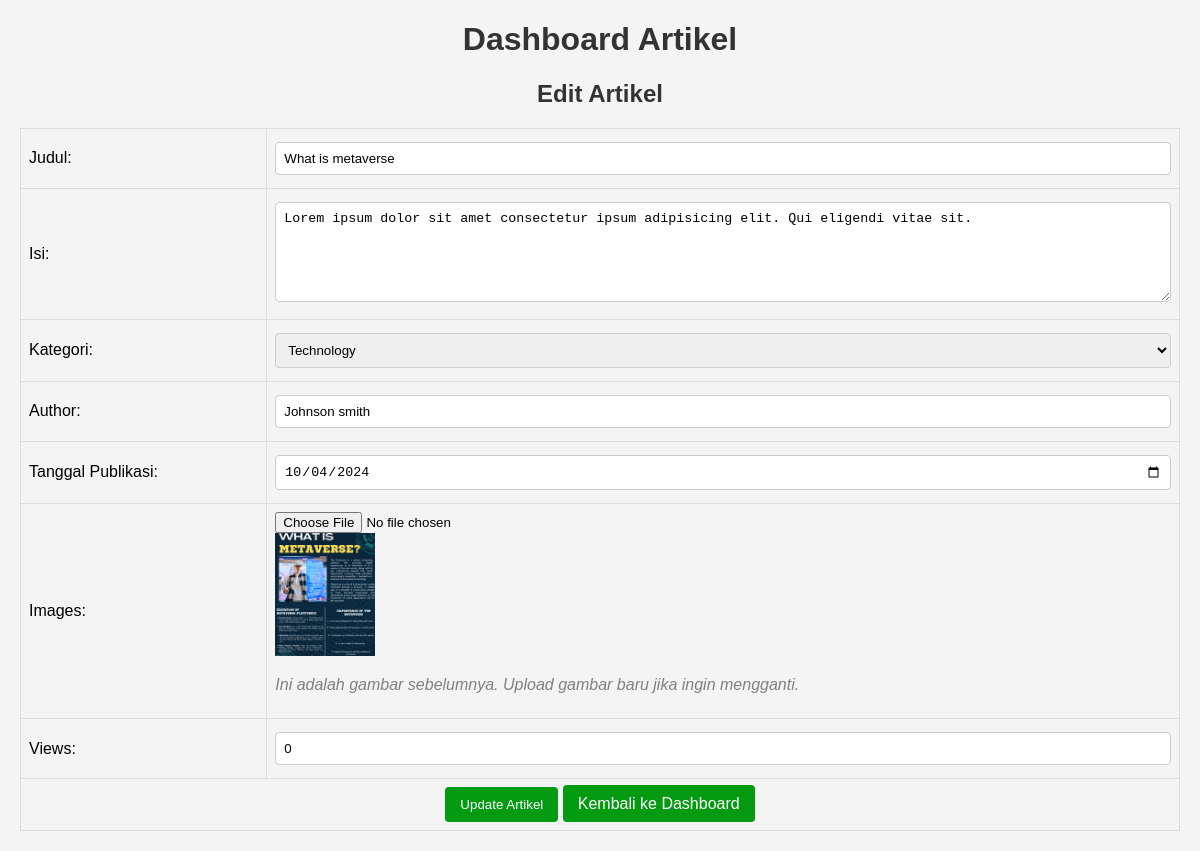
The app's page /dashboard.php?action=edit&id=11 with its own data.
### tables this page shows
CREATE TABLE `artikel` (
  `id` int(11) NOT NULL,
  `judul` varchar(250) NOT NULL,
  `isi` text NOT NULL,
  `kategori` enum('Technology','LifeStyle') NOT NULL,
  `author` varchar(250) NOT NULL,
  `tanggal_publikasi` date NOT NULL,
  `images` varchar(250) NOT NULL,
  `views` int(250) NOT NULL
);

### dashboard.php (the view, shortened to what this page needs)
<?php
$host = 'localhost';
$user = 'root';
$password = '';
$dbname = 'uas5a';
$conn = new mysqli($host, $user, $password, $dbname);
$action = isset($_GET['action']) ? $_GET['action'] : 'view';
if ($action === 'edit' && isset($_GET['id'])) {
    $id = $_GET['id'];
    $edit_sql = "SELECT * FROM artikel WHERE id=$id";
    $edit_result = $conn->query($edit_sql);
    $edit_row = $edit_result->fetch_assoc();
}
?>
<!DOCTYPE html>
<html lang="id">
<head>
    <link rel="stylesheet" href="assets/css/dashboard.css">
</head>
<body>
    <h1 style="text-align: center;">Dashboard Artikel</h1>
    <?php if ($action === 'add' || $action === 'edit'): ?>
        <h2><?= $action === 'edit' ? 'Edit Artikel' : 'Tambah Artikel Baru' ?></h2>
        <table border="1" cellpadding="10" cellspacing="0" style="width: 100%; margin-bottom: 20px;">
            <form action="dashboard.php" method="post" enctype="multipart/form-data">
                <tr>
                    <td><label>Judul:</label></td>
                    <td><input type="text" name="judul" required style="width: 100%;" value="<?= $action === 'edit' ? htmlspecialchars($edit_row['judul']) : '' ?>"></td>
                </tr>
                <tr>
                    <td><label>Isi:</label></td>
                    <td><textarea name="isi" required style="width: 100%; height: 100px;"><?= $action === 'edit' ? htmlspecialchars($edit_row['isi']) : '' ?></textarea></td>
                </tr>
                <tr>
                    <td><label>Kategori:</label></td>
                    <td>
                        <select name="kategori" style="width: 100%;">
                            <option value="Technology" <?= ($action === 'edit' && $edit_row['kategori'] === 'Technology') ? 'selected' : '' ?>>Technology</option>
                        </select>
                    </td>
                </tr>
                <tr>
                    <td><label>Author:</label></td>
                    <td><input type="text" name="author" required style="width: 100%;" value="<?= $action === 'edit' ? htmlspecialchars($edit_row['author']) : '' ?>"></td>
                </tr>
                <tr>
                    <td><label>Tanggal Publikasi:</label></td>
                    <td><input type="date" name="tanggal_publikasi" required style="width: 100%;" value="<?= $action === 'edit' ? $edit_row['tanggal_publikasi'] : '' ?>"></td>
                </tr>
                <tr>
                    <td><label>Images:</label></td>
                    <td>
                        <input type="file" name="images" style="width: 100%;">
                        <?php if ($action === 'edit'): ?>
                            <br>
                            <img src="<?= htmlspecialchars($edit_row['images']) ?>" alt="Gambar" style="width: 100px; height: auto;"/>
                            <p style="color: grey; font-style: italic;">Ini adalah gambar sebelumnya. Upload gambar baru jika ingin mengganti.</p>
                        <?php endif; ?>
                    </td>
                </tr>
                <tr>
                    <td><label>Views:</label></td>
                    <td><input type="number" name="views" required style="width: 100%;" value="<?= $action === 'edit' ? $edit_row['views'] : '' ?>"></td>
                </tr>
                <tr>
                    <td colspan="2" style="text-align: center;">
                        <input type="submit" value="<?= $action === 'edit' ? 'Update Artikel' : 'Tambah Artikel' ?>" class="btn btn-add">
                        <a href="dashboard.php" class="btn btn-back">Kembali ke Dashboard</a>
                    </td>
                </tr>
            </form>
        </table>
    <?php endif; ?>
</body>
</html>

### assets/css/dashboard.css (style rules this page uses)
body { font-family: Arial, sans-serif; margin: 20px; background-color: #f4f4f4; }
h1, h2 { text-align: center; color: #333; }
table { width: 100%; border-collapse: collapse; margin-bottom: 20px; }
table, th, td { border: 1px solid #ddd; }
th, td { padding: 8px; text-align: left; }
input[type="text"], input[type="date"], input[type="number"], select, textarea { width: 100%; padding: 8px; margin: 5px 0; border: 1px solid #ccc; border-radius: 4px; box-sizing: border-box; }
.btn { padding: 10px 15px; background-color: #049b13; color: #fff; border: none; border-radius: 4px; cursor: pointer; text-decoration: none; }
.btn-back { background-color: #049b13; }

### records on screen
artikel: judul "What is metaverse", isi "Lorem ipsum dolor sit amet consectetur ipsum adipisicing elit. Qui eligendi vitae sit.", kategori "Technology", author "Johnson smith", tanggal_publikasi "10/04/2024", images (picture), views "0"
